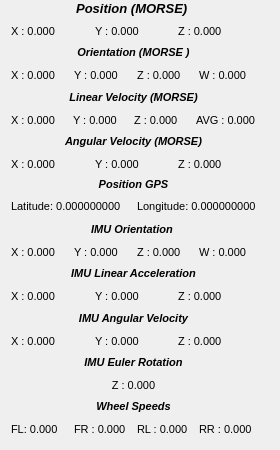
  <widget class="QDockWidget" name="CarStatusWidget">
   <property name="sizePolicy">
    <sizepolicy hsizetype="Fixed" vsizetype="Fixed">
     <horstretch>0</horstretch>
     <verstretch>0</verstretch>
    </sizepolicy>
   </property>
   <property name="minimumSize">
    <size>
     <width>280</width>
     <height>450</height>
    </size>
   </property>
   <property name="maximumSize">
    <size>
     <width>400</width>
     <height>480</height>
    </size>
   </property>
   <property name="windowTitle">
    <string>Car Status</string>
   </property>
   <attribute name="dockWidgetArea">
    <number>1</number>
   </attribute>
   <widget class="QWidget" name="CarStatusWidget_contents">
    <property name="sizePolicy">
     <sizepolicy hsizetype="Minimum" vsizetype="Preferred">
      <horstretch>0</horstretch>
      <verstretch>0</verstretch>
     </sizepolicy>
    </property>
    <widget class="QWidget" name="layoutWidget">
     <property name="geometry">
      <rect>
       <x>11</x>
       <y>1</y>
       <width>245</width>
       <height>436</height>
      </rect>
     </property>
     <layout class="QVBoxLayout" name="verticalLayout_7">
      <item>
       <layout class="QVBoxLayout" name="verticalLayout_2">
        <item>
         <widget class="QLabel" name="label_5">
          <property name="sizePolicy">
           <sizepolicy hsizetype="Minimum" vsizetype="Preferred">
            <horstretch>0</horstretch>
            <verstretch>0</verstretch>
           </sizepolicy>
          </property>
          <property name="text">
           <string>&lt;html&gt;&lt;head/&gt;&lt;body&gt;&lt;p&gt;&lt;span style=&quot; font-size:10pt; font-weight:600; font-style:italic;&quot;&gt;Position (MORSE) &lt;/span&gt;&lt;/p&gt;&lt;/body&gt;&lt;/html&gt;</string>
          </property>
          <property name="alignment">
           <set>Qt::AlignCenter</set>
          </property>
         </widget>
        </item>
        <item>
         <layout class="QHBoxLayout" name="horizontalLayout_5">
          <item>
           <widget class="QLabel" name="morse_x_text">
            <property name="sizePolicy">
             <sizepolicy hsizetype="Minimum" vsizetype="Minimum">
              <horstretch>0</horstretch>
              <verstretch>0</verstretch>
             </sizepolicy>
            </property>
            <property name="font">
             <font>
              <pointsize>8</pointsize>
             </font>
            </property>
            <property name="text">
             <string>X : 0.000</string>
            </property>
           </widget>
          </item>
          <item>
           <widget class="QLabel" name="morse_y_text">
            <property name="font">
             <font>
              <pointsize>8</pointsize>
             </font>
            </property>
            <property name="text">
             <string>Y : 0.000</string>
            </property>
           </widget>
          </item>
          <item>
           <widget class="QLabel" name="morse_z_text">
            <property name="sizePolicy">
             <sizepolicy hsizetype="Minimum" vsizetype="Preferred">
              <horstretch>0</horstretch>
              <verstretch>0</verstretch>
             </sizepolicy>
            </property>
            <property name="font">
             <font>
              <pointsize>8</pointsize>
             </font>
            </property>
            <property name="text">
             <string>Z : 0.000</string>
            </property>
           </widget>
          </item>
         </layout>
        </item>
       </layout>
      </item>
      <item>
       <layout class="QVBoxLayout" name="verticalLayout_3">
        <item>
         <widget class="QLabel" name="label_12">
          <property name="font">
           <font>
            <pointsize>8</pointsize>
            <weight>75</weight>
            <bold>true</bold>
           </font>
          </property>
          <property name="text">
           <string>&lt;html&gt;&lt;head/&gt;&lt;body&gt;&lt;p&gt;&lt;span style=&quot; font-style:italic;&quot;&gt;Orientation (MORSE )&lt;/span&gt;&lt;/p&gt;&lt;/body&gt;&lt;/html&gt;</string>
          </property>
          <property name="alignment">
           <set>Qt::AlignCenter</set>
          </property>
         </widget>
        </item>
        <item>
         <layout class="QHBoxLayout" name="Morse_quaternion_layout">
          <item>
           <widget class="QLabel" name="morse_quaternion_x_text">
            <property name="font">
             <font>
              <pointsize>8</pointsize>
             </font>
            </property>
            <property name="text">
             <string>X : 0.000</string>
            </property>
           </widget>
          </item>
          <item>
           <widget class="QLabel" name="morse_quaternion_y_text">
            <property name="font">
             <font>
              <pointsize>8</pointsize>
             </font>
            </property>
            <property name="text">
             <string>Y : 0.000</string>
            </property>
           </widget>
          </item>
          <item>
           <widget class="QLabel" name="morse_quaternion_z_text">
            <property name="font">
             <font>
              <pointsize>8</pointsize>
             </font>
            </property>
            <property name="text">
             <string>Z : 0.000</string>
            </property>
           </widget>
          </item>
          <item>
           <widget class="QLabel" name="morse_quaternion_w_text">
            <property name="font">
             <font>
              <pointsize>8</pointsize>
             </font>
            </property>
            <property name="text">
             <string>W : 0.000</string>
            </property>
           </widget>
          </item>
         </layout>
        </item>
       </layout>
      </item>
      <item>
       <layout class="QVBoxLayout" name="verticalLayout">
        <item>
         <widget class="QLabel" name="label_34">
          <property name="font">
           <font>
            <pointsize>8</pointsize>
            <weight>50</weight>
            <bold>false</bold>
           </font>
          </property>
          <property name="text">
           <string>&lt;html&gt;&lt;head/&gt;&lt;body&gt;&lt;p&gt;&lt;span style=&quot; font-weight:600; font-style:italic;&quot;&gt;Linear Velocity (MORSE)&lt;/span&gt;&lt;/p&gt;&lt;/body&gt;&lt;/html&gt;</string>
          </property>
          <property name="alignment">
           <set>Qt::AlignCenter</set>
          </property>
         </widget>
        </item>
        <item>
         <layout class="QHBoxLayout" name="horizontalLayout">
          <item>
           <widget class="QLabel" name="morse_lin_vel_x_text">
            <property name="font">
             <font>
              <pointsize>8</pointsize>
             </font>
            </property>
            <property name="text">
             <string>X : 0.000</string>
            </property>
           </widget>
          </item>
          <item>
           <widget class="QLabel" name="morse_lin_vel_y_text">
            <property name="font">
             <font>
              <pointsize>8</pointsize>
             </font>
            </property>
            <property name="text">
             <string>Y : 0.000</string>
            </property>
           </widget>
          </item>
          <item>
           <widget class="QLabel" name="morse_lin_vel_z_text">
            <property name="font">
             <font>
              <pointsize>8</pointsize>
             </font>
            </property>
            <property name="text">
             <string>Z : 0.000</string>
            </property>
           </widget>
          </item>
          <item>
           <widget class="QLabel" name="morse_lin_vel_avg_text">
            <property name="font">
             <font>
              <pointsize>8</pointsize>
             </font>
            </property>
            <property name="text">
             <string>AVG : 0.000</string>
            </property>
           </widget>
          </item>
         </layout>
        </item>
       </layout>
      </item>
      <item>
       <layout class="QVBoxLayout" name="Ang_vel_morse">
        <item>
         <widget class="QLabel" name="label_38">
          <property name="font">
           <font>
            <pointsize>8</pointsize>
            <weight>50</weight>
            <bold>false</bold>
           </font>
          </property>
          <property name="text">
           <string>&lt;html&gt;&lt;head/&gt;&lt;body&gt;&lt;p&gt;&lt;span style=&quot; font-weight:600; font-style:italic;&quot;&gt;Angular Velocity (MORSE)&lt;/span&gt;&lt;/p&gt;&lt;/body&gt;&lt;/html&gt;</string>
          </property>
          <property name="alignment">
           <set>Qt::AlignCenter</set>
          </property>
         </widget>
        </item>
        <item>
         <layout class="QHBoxLayout" name="horizontalLayout_13">
          <item>
           <widget class="QLabel" name="morse_ang_vel_x_text">
            <property name="font">
             <font>
              <pointsize>8</pointsize>
             </font>
            </property>
            <property name="text">
             <string>X : 0.000</string>
            </property>
           </widget>
          </item>
          <item>
           <widget class="QLabel" name="morse_ang_vel_y_text">
            <property name="font">
             <font>
              <pointsize>8</pointsize>
             </font>
            </property>
            <property name="text">
             <string>Y : 0.000</string>
            </property>
           </widget>
          </item>
          <item>
           <widget class="QLabel" name="morse_ang_vel_z_text">
            <property name="font">
             <font>
              <pointsize>8</pointsize>
             </font>
            </property>
            <property name="text">
             <string>Z : 0.000</string>
            </property>
           </widget>
          </item>
         </layout>
        </item>
       </layout>
      </item>
      <item>
       <layout class="QVBoxLayout" name="Position_gps">
        <item>
         <widget class="QLabel" name="label_9">
          <property name="sizePolicy">
           <sizepolicy hsizetype="Minimum" vsizetype="Fixed">
            <horstretch>0</horstretch>
            <verstretch>0</verstretch>
           </sizepolicy>
          </property>
          <property name="font">
           <font>
            <pointsize>8</pointsize>
            <weight>50</weight>
            <bold>false</bold>
           </font>
          </property>
          <property name="text">
           <string>&lt;html&gt;&lt;head/&gt;&lt;body&gt;&lt;p&gt;&lt;span style=&quot; font-weight:600; font-style:italic;&quot;&gt;Position GPS&lt;/span&gt;&lt;/p&gt;&lt;/body&gt;&lt;/html&gt;</string>
          </property>
          <property name="alignment">
           <set>Qt::AlignCenter</set>
          </property>
         </widget>
        </item>
        <item>
         <layout class="QHBoxLayout" name="horizontalLayout_6">
          <item>
           <widget class="QLabel" name="latitude_text">
            <property name="font">
             <font>
              <pointsize>8</pointsize>
             </font>
            </property>
            <property name="text">
             <string>Latitude: 0.000000000</string>
            </property>
           </widget>
          </item>
          <item>
           <widget class="QLabel" name="longitude_text">
            <property name="font">
             <font>
              <pointsize>8</pointsize>
             </font>
            </property>
            <property name="text">
             <string>Longitude: 0.000000000</string>
            </property>
           </widget>
          </item>
         </layout>
        </item>
       </layout>
      </item>
      <item>
       <layout class="QVBoxLayout" name="verticalLayout_6">
        <item>
         <widget class="QLabel" name="label_17">
          <property name="font">
           <font>
            <pointsize>8</pointsize>
            <weight>50</weight>
            <bold>false</bold>
           </font>
          </property>
          <property name="text">
           <string>&lt;html&gt;&lt;head/&gt;&lt;body&gt;&lt;p&gt;&lt;span style=&quot; font-weight:600; font-style:italic;&quot;&gt;IMU Orientation &lt;/span&gt;&lt;/p&gt;&lt;/body&gt;&lt;/html&gt;</string>
          </property>
          <property name="alignment">
           <set>Qt::AlignCenter</set>
          </property>
         </widget>
        </item>
        <item>
         <layout class="QHBoxLayout" name="horizontalLayout_7">
          <item>
           <widget class="QLabel" name="imu_quaternion_x_text">
            <property name="font">
             <font>
              <pointsize>8</pointsize>
             </font>
            </property>
            <property name="text">
             <string>X : 0.000</string>
            </property>
           </widget>
          </item>
          <item>
           <widget class="QLabel" name="imu_quaternion_y_text">
            <property name="font">
             <font>
              <pointsize>8</pointsize>
             </font>
            </property>
            <property name="text">
             <string>Y : 0.000</string>
            </property>
           </widget>
          </item>
          <item>
           <widget class="QLabel" name="imu_quaternion_z_text">
            <property name="font">
             <font>
              <pointsize>8</pointsize>
             </font>
            </property>
            <property name="text">
             <string>Z : 0.000</string>
            </property>
           </widget>
          </item>
          <item>
           <widget class="QLabel" name="imu_quaternion_w_text">
            <property name="font">
             <font>
              <pointsize>8</pointsize>
             </font>
            </property>
            <property name="text">
             <string>W : 0.000</string>
            </property>
           </widget>
          </item>
         </layout>
        </item>
       </layout>
      </item>
      <item>
       <layout class="QVBoxLayout" name="IMU_lin_acel">
        <item>
         <widget class="QLabel" name="label_26">
          <property name="font">
           <font>
            <pointsize>8</pointsize>
            <weight>50</weight>
            <bold>false</bold>
           </font>
          </property>
          <property name="text">
           <string>&lt;html&gt;&lt;head/&gt;&lt;body&gt;&lt;p&gt;&lt;span style=&quot; font-weight:600; font-style:italic;&quot;&gt;IMU Linear Acceleration&lt;/span&gt;&lt;/p&gt;&lt;/body&gt;&lt;/html&gt;</string>
          </property>
          <property name="alignment">
           <set>Qt::AlignCenter</set>
          </property>
         </widget>
        </item>
        <item>
         <layout class="QHBoxLayout" name="horizontalLayout_10">
          <item>
           <widget class="QLabel" name="imu_lin_acel_x_text">
            <property name="font">
             <font>
              <pointsize>8</pointsize>
             </font>
            </property>
            <property name="text">
             <string>X : 0.000</string>
            </property>
           </widget>
          </item>
          <item>
           <widget class="QLabel" name="imu_lin_acel_y_text">
            <property name="font">
             <font>
              <pointsize>8</pointsize>
             </font>
            </property>
            <property name="text">
             <string>Y : 0.000</string>
            </property>
           </widget>
          </item>
          <item>
           <widget class="QLabel" name="imu_lin_acel_z_text">
            <property name="font">
             <font>
              <pointsize>8</pointsize>
             </font>
            </property>
            <property name="text">
             <string>Z : 0.000</string>
            </property>
           </widget>
          </item>
         </layout>
        </item>
       </layout>
      </item>
      <item>
       <layout class="QVBoxLayout" name="IMU_ang_vel">
        <item>
         <widget class="QLabel" name="label_22">
          <property name="font">
           <font>
            <pointsize>8</pointsize>
            <weight>50</weight>
            <bold>false</bold>
           </font>
          </property>
          <property name="text">
           <string>&lt;html&gt;&lt;head/&gt;&lt;body&gt;&lt;p&gt;&lt;span style=&quot; font-weight:600; font-style:italic;&quot;&gt;IMU Angular Velocity&lt;/span&gt;&lt;/p&gt;&lt;/body&gt;&lt;/html&gt;</string>
          </property>
          <property name="alignment">
           <set>Qt::AlignCenter</set>
          </property>
         </widget>
        </item>
        <item>
         <layout class="QHBoxLayout" name="horizontalLayout_9">
          <item>
           <widget class="QLabel" name="imu_ang_speed_x_text">
            <property name="font">
             <font>
              <pointsize>8</pointsize>
             </font>
            </property>
            <property name="text">
             <string>X : 0.000</string>
            </property>
           </widget>
          </item>
          <item>
           <widget class="QLabel" name="imu_ang_speed_y_text">
            <property name="font">
             <font>
              <pointsize>8</pointsize>
             </font>
            </property>
            <property name="text">
             <string>Y : 0.000</string>
            </property>
           </widget>
          </item>
          <item>
           <widget class="QLabel" name="imu_ang_speed_z_text">
            <property name="font">
             <font>
              <pointsize>8</pointsize>
             </font>
            </property>
            <property name="text">
             <string>Z : 0.000</string>
            </property>
           </widget>
          </item>
         </layout>
        </item>
       </layout>
      </item>
      <item>
       <layout class="QVBoxLayout" name="imu_euler">
        <item>
         <widget class="QLabel" name="imu_euler_z_rotation_label">
          <property name="font">
           <font>
            <pointsize>8</pointsize>
            <weight>50</weight>
            <bold>false</bold>
           </font>
          </property>
          <property name="text">
           <string>&lt;html&gt;&lt;head/&gt;&lt;body&gt;&lt;p&gt;&lt;span style=&quot; font-weight:600; font-style:italic;&quot;&gt;IMU Euler Rotation&lt;/span&gt;&lt;/p&gt;&lt;/body&gt;&lt;/html&gt;</string>
          </property>
          <property name="alignment">
           <set>Qt::AlignCenter</set>
          </property>
         </widget>
        </item>
        <item>
         <widget class="QLabel" name="imu_euler_z_rotation_text">
          <property name="font">
           <font>
            <pointsize>8</pointsize>
           </font>
          </property>
          <property name="text">
           <string>Z : 0.000</string>
          </property>
          <property name="alignment">
           <set>Qt::AlignCenter</set>
          </property>
         </widget>
        </item>
       </layout>
      </item>
      <item>
       <layout class="QVBoxLayout" name="wheel_speedLayout">
        <item>
         <widget class="QLabel" name="label_35">
          <property name="font">
           <font>
            <pointsize>8</pointsize>
            <weight>50</weight>
            <bold>false</bold>
           </font>
          </property>
          <property name="text">
           <string>&lt;html&gt;&lt;head/&gt;&lt;body&gt;&lt;p&gt;&lt;span style=&quot; font-weight:600; font-style:italic;&quot;&gt;Wheel Speeds&lt;/span&gt;&lt;/p&gt;&lt;/body&gt;&lt;/html&gt;</string>
          </property>
          <property name="alignment">
           <set>Qt::AlignCenter</set>
          </property>
         </widget>
        </item>
        <item>
         <layout class="QHBoxLayout" name="horizontalLayout_8">
          <item>
           <widget class="QLabel" name="wheel_speedFL">
            <property name="font">
             <font>
              <pointsize>8</pointsize>
             </font>
            </property>
            <property name="text">
             <string>FL: 0.000</string>
            </property>
           </widget>
          </item>
          <item>
           <widget class="QLabel" name="wheel_speedFR">
            <property name="font">
             <font>
              <pointsize>8</pointsize>
             </font>
            </property>
            <property name="text">
             <string>FR : 0.000</string>
            </property>
           </widget>
          </item>
          <item>
           <widget class="QLabel" name="wheel_speedRL">
            <property name="font">
             <font>
              <pointsize>8</pointsize>
             </font>
            </property>
            <property name="text">
             <string>RL : 0.000</string>
            </property>
           </widget>
          </item>
          <item>
           <widget class="QLabel" name="wheel_speedRR">
            <property name="font">
             <font>
              <pointsize>8</pointsize>
             </font>
            </property>
            <property name="text">
             <string>RR : 0.000</string>
            </property>
           </widget>
          </item>
         </layout>
        </item>
       </layout>
      </item>
     </layout>
    </widget>
   </widget>
  </widget>
